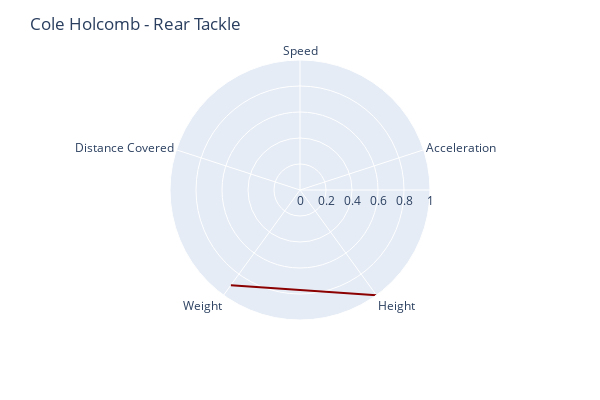

Notebook cell for this chart:
### Code cell
s = (cole['s'].mean() - s_min)/(s_max - s_min)
a = (cole['a'].mean() - a_min)/(a_max - a_min)
h = (players[players['displayName']=='Cole Holcomb']['height_inches'].values[0] - h_min)/(h_max - h_min)
w = (players[players['displayName']=='Cole Holcomb']['weight'].values[0] - w_min)/(w_max - w_min)
dc = (cole['distanceCovered'].mean() - dc_min)/(dc_max - dc_min)

import plotly.express as px
stats = pd.DataFrame(dict(
    r=[s, a, h, w, dc],
    theta=['Speed','Acceleration', 'Height', 'Weight', 'Distance Covered']))
fig = px.line_polar(stats, r='r', theta='theta', line_close=True, color_discrete_sequence=['darkred'], width=600, height=400)
fig.update_traces(fill='toself')
fig.update_layout(
    polar=dict(
        radialaxis=dict(range=[0, 1]),
    )
)
fig.update_layout(title_text='Cole Holcomb - Rear Tackle')
fig.show()

### Figure 1 — Plotly figure (JSON) as saved in the notebook; plotly's stock layout.template omitted (floating-point values rounded to 4 significant figures)
{"data": [{"fill": "toself", "hovertemplate": "r=%{r}<br>theta=%{theta}<extra></extra>", "legendgroup": "", "line": {"color": "darkred", "dash": "solid"}, "marker": {"symbol": "circle"}, "mode": "lines", "name": "", "r": [null, null, 1, 0.9048, null, null], "showlegend": false, "subplot": "polar", "theta": ["Speed", "Acceleration", "Height", "Weight", "Distance Covered", "Speed"], "type": "scatterpolar"}], "layout": {"height": 400, "legend": {"tracegroupgap": 0}, "margin": {"t": 60}, "polar": {"angularaxis": {"direction": "clockwise", "rotation": 90}, "domain": {"x": [0, 1], "y": [0, 1]}, "radialaxis": {"range": [0, 1]}}, "title": {"text": "Cole Holcomb - Rear Tackle"}, "width": 600}}
